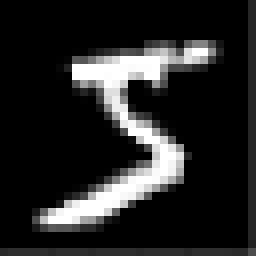
#> input picture 2-1-Keras-CNN-PythonClient/serving/5_32x32.png, 32 x 32 px (shown 8 times larger)
$ python client.py
#> lines starting #> are read from the running program, lines starting #| are printed output that depends on the picture
# Copyright (c) 2020, codenamewei
#
# Licensed under the Apache License, Version 2.0 (the "License");
# you may not use this file except in compliance with the License.
# You may obtain a copy of the License at
#
#     http://www.apache.org/licenses/LICENSE-2.0
#
# Unless required by applicable law or agreed to in writing, software
# distributed under the License is distributed on an "AS IS" BASIS,
# WITHOUT WARRANTIES OR CONDITIONS OF ANY KIND, either express or implied.
# See the License for the specific language governing permissions and
# limitations under the License.
import numpy as np
from PIL import Image
from konduit.load import client_from_file

im = Image.open('5_32x32.png').convert('L')  # to gray image .convert('LA')

# channels_first -> [batch_size, 1, img_rows, img_cols]
im = np.array(im.resize((28, 28)))
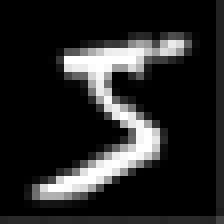
#> im: shape (28, 28) (shown 8 times larger); min 0, max 255, mean 38.2
im = np.expand_dims(im, axis=0)
im = np.expand_dims(im, axis=1)
# print(im.shape)

#> (the run stopped early here; a loop or call above may not have finished)
